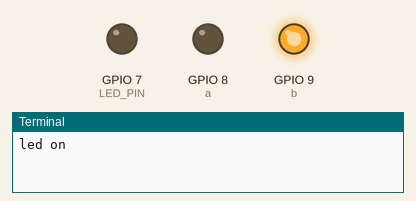
This program was run on a simulated Raspberry Pi (BCM pin numbers). Parts: output pins drawn as LEDs (lit = HIGH), the last lines printed to the terminal. At 6.0 s the program stops and its outputs stay as they are.

Above: at 0.1 s.
At 2.1 s:
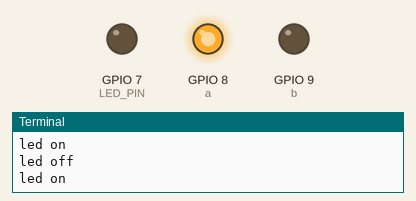
At 4.1 s:
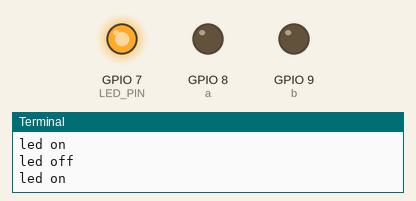
At 6.1 s:
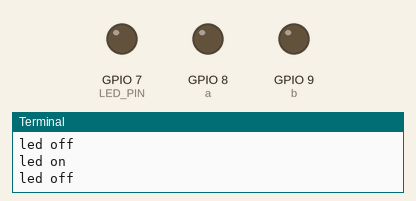
Timing chart, 0 to 7.5 s (numbered marks = the images above):
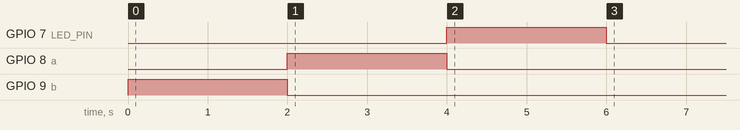

Measured:
- by itself, GPIO 7 (LED_PIN): LOW → HIGH at 4.0 s, → LOW 2.0 s later
- by itself, GPIO 8 (a): LOW → HIGH at 2.0 s, → LOW 2.0 s later
- by itself, GPIO 9 (b): LOW → HIGH at 0.00 s, → LOW 2.0 s later

The program:

LED_blink.py
```python
import RPi.GPIO as GPIO
import time

LED_PIN = 7
a = 8
b = 9

GPIO.setmode(GPIO.BCM)          # GPIO.BCM or GPIO.BOARD
GPIO.setup(LED_PIN, GPIO.OUT)  #GPIO.OUT OR GPIO.IN
GPIO.setup(a, GPIO.OUT)
GPIO.setup(b, GPIO.OUT)
for i in range(1):
    GPIO.output(b, GPIO.HIGH) #1
    print("led on")
    time.sleep(2)
    GPIO.output(b, GPIO.LOW) # 0
    print("led off")
    #time.sleep(0)

for i in range(1):
    GPIO.output(8, GPIO.HIGH) #1
    print("led on")
    time.sleep(2)
    GPIO.output(8, GPIO.LOW) # 0
    print("led off")
    #time.sleep(2)

for i in range(1):
    GPIO.output(LED_PIN, GPIO.HIGH) #1
    print("led on")
    time.sleep(2)
    GPIO.output(LED_PIN, GPIO.LOW) # 0
    print("led off")
    #time.sleep(2)
GPIO.cleanup() #GPIO 핀상태 초기화
```
